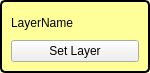
<?xml version="1.0" encoding="UTF-8"?>
<ui version="4.0">
 <class>Layer</class>
 <widget class="QWidget" name="Layer">
  <property name="geometry">
   <rect>
    <x>0</x>
    <y>0</y>
    <width>150</width>
    <height>73</height>
   </rect>
  </property>
  <property name="windowTitle">
   <string>Form</string>
  </property>
  <property name="styleSheet">
   <string notr="true">#Layer {
    background-color: rgba(255,255,120, 128); /* 반투명 빨간색 */
    border: 2px solid #000000; /* 두께: 2px, 스타일: 실선, 색상: 검정 */
    border-radius: 5px; /* 테두리 둥글게 설정 (옵션) */
}
</string>
  </property>
  <layout class="QVBoxLayout" name="verticalLayout_2">
   <item>
    <layout class="QHBoxLayout" name="horizontalLayout">
     <item alignment="Qt::AlignLeft">
      <widget class="QLabel" name="label_LayerName">
       <property name="text">
        <string>LayerName</string>
       </property>
      </widget>
     </item>
    </layout>
   </item>
   <item>
    <widget class="QPushButton" name="pushButton_SetLayer">
     <property name="text">
      <string>Set Layer</string>
     </property>
     <property name="flat">
      <bool>false</bool>
     </property>
    </widget>
   </item>
  </layout>
 </widget>
 <resources>
  <include location="../resources/deleteLayer.qrc"/>
 </resources>
 <connections/>
</ui>
